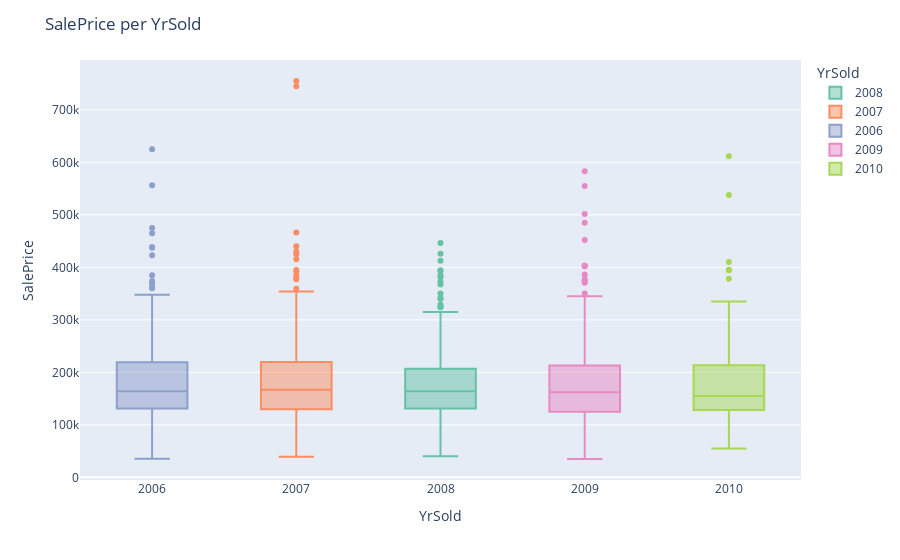

Notebook code cell kept with this figure:
### Markdown cell above
Essas 9 instâncias podem ser um erro de registro, como pode ser realmente o caso da garagem ser construída antes da casa. Só seria possivel validar essa hipótese conversando com a área de negócio para entender melhor.
___
- Os preços de venda aumentaram ao decorrer dos anos?

### Code cell
custom_funcs.grafico_bloxpot_categorias(data, 'YrSold', 'SalePrice')

### Figure 1 — Plotly figure (JSON) as saved in the notebook; plotly's stock layout.template omitted (floating-point values rounded to 4 significant figures; data arrays with more than 128 entries replaced by an {"elided": "..."} marker saying what was removed)
{"data": [{"alignmentgroup": "True", "hovertemplate": "YrSold=%{x}<br>SalePrice=%{y}<extra></extra>", "legendgroup": "2008", "marker": {"color": "rgb(102,194,165)"}, "name": "2008", "notched": false, "offsetgroup": "2008", "orientation": "v", "showlegend": true, "type": "box", "x": {"elided": "304 int values"}, "x0": " ", "xaxis": "x", "y": {"elided": "304 int values"}, "y0": " ", "yaxis": "y"}, {"alignmentgroup": "True", "hovertemplate": "YrSold=%{x}<br>SalePrice=%{y}<extra></extra>", "legendgroup": "2007", "marker": {"color": "rgb(252,141,98)"}, "name": "2007", "notched": false, "offsetgroup": "2007", "orientation": "v", "showlegend": true, "type": "box", "x": {"elided": "329 int values"}, "x0": " ", "xaxis": "x", "y": {"elided": "329 int values"}, "y0": " ", "yaxis": "y"}, {"alignmentgroup": "True", "hovertemplate": "YrSold=%{x}<br>SalePrice=%{y}<extra></extra>", "legendgroup": "2006", "marker": {"color": "rgb(141,160,203)"}, "name": "2006", "notched": false, "offsetgroup": "2006", "orientation": "v", "showlegend": true, "type": "box", "x": {"elided": "314 int values"}, "x0": " ", "xaxis": "x", "y": {"elided": "314 int values"}, "y0": " ", "yaxis": "y"}, {"alignmentgroup": "True", "hovertemplate": "YrSold=%{x}<br>SalePrice=%{y}<extra></extra>", "legendgroup": "2009", "marker": {"color": "rgb(231,138,195)"}, "name": "2009", "notched": false, "offsetgroup": "2009", "orientation": "v", "showlegend": true, "type": "box", "x": {"elided": "338 int values"}, "x0": " ", "xaxis": "x", "y": {"elided": "338 int values"}, "y0": " ", "yaxis": "y"}, {"alignmentgroup": "True", "hovertemplate": "YrSold=%{x}<br>SalePrice=%{y}<extra></extra>", "legendgroup": "2010", "marker": {"color": "rgb(166,216,84)"}, "name": "2010", "notched": false, "offsetgroup": "2010", "orientation": "v", "showlegend": true, "type": "box", "x": {"elided": "175 int values"}, "x0": " ", "xaxis": "x", "y": {"elided": "175 int values"}, "y0": " ", "yaxis": "y"}], "layout": {"boxmode": "overlay", "legend": {"title": {"text": "YrSold"}, "tracegroupgap": 0}, "margin": {"t": 60}, "showlegend": true, "title": {"text": "SalePrice per YrSold"}, "xaxis": {"anchor": "y", "categoryarray": [2008, 2007, 2006, 2009, 2010], "categoryorder": "array", "domain": [0, 1], "title": {"text": "YrSold"}}, "yaxis": {"anchor": "x", "domain": [0, 1], "title": {"text": "SalePrice"}}}}
